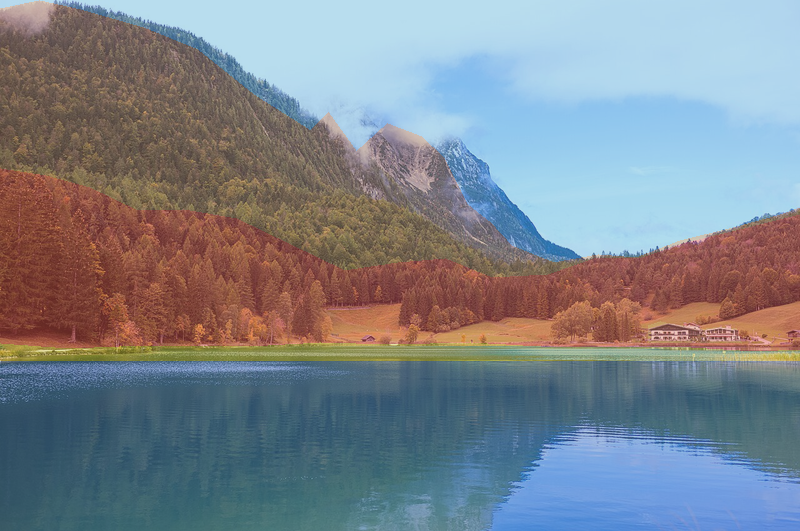
#> input picture graphics-editor/editor/reports/cases/alpine_semantic_overlay.png, 800 x 531 px
$ python -i scene_scan.py   (imports and definitions only)
#> lines starting #> are read from the running program, lines starting #| are printed output that depends on the picture
"""Scan every reference pixel into an observation-backed semantic point program.

This is not image compression, learned segmentation, or recovered physical 3D.
All masks below are assistant-authored source-image annotations. Only the road
paint mask has an additional source-luminance region-growing refinement.
"""
from __future__ import annotations

import base64
import hashlib
import json
import math
from pathlib import Path
import shutil

import numpy as np
from PIL import Image, ImageDraw, ImageOps, ImageFont
from scipy.ndimage import (binary_dilation, binary_erosion, binary_fill_holes, binary_propagation,
                           distance_transform_edt, gaussian_filter, sobel, map_coordinates)

SCHEMA = "crf.scene.v0.5"
SIZE = (667, 1000)
GROUND_SLOPE = 1.0 / math.tan(math.radians(20.0))
DEFINITIONS = [
    ("wall.main", "主墙面", "wall", "建筑", None),
    ("wall.base", "墙脚带", "wall_base", "建筑", "wall.main"),
    ("road.main", "沥青道路", "road", "地面", None),
    ("road.edge", "路缘线与白漆碎片", "road_marking", "地面", "road.main"),
    ("sidewalk.main", "人行道与后排地面", "sidewalk", "地面", None),
    ("crosswalk.main", "斑马线白漆", "crosswalk", "地面", "road.main"),
    ("pole.main", "前景主杆", "pole", "信号设施", None),
    ("pole.arm", "顶部斜臂与弯管", "pole_arm", "信号设施", "pole.main"),
    ("signal.support", "横臂与吊架", "support_arm", "信号设施", "pole.main"),
    ("signal.main", "正面行人信号灯", "pedestrian_signal", "信号设施", "signal.support"),
    ("window.r0.c0", "左上窗（部分可见）", "window", "建筑", "wall.main"),
    ("window.r0.c1", "右上窗（部分可见）", "window", "建筑", "wall.main"),
    ("window.r1.c0", "左中窗", "window", "建筑", "wall.main"),
    ("window.r1.c1", "右中窗", "window", "建筑", "wall.main"),
    ("window.r2.c0", "左下窗", "window", "建筑", "wall.main"),
    ("window.r2.c1", "右下窗", "window", "建筑", "wall.main"),
    ("signal.side", "侧向灯背与遮罩", "signal_back_housings", "信号设施", "pole.main"),
    ("wall.fixtures", "左缘裁切设施", "cropped_wall_fixtures", "建筑", "wall.main"),
]
INDEX = {item[0]: i for i, item in enumerate(DEFINITIONS)}


# [393 lines left out: functions _draw_mask, build_labels, _axis_interpolate, _wall_context, boundary_bindings, infer_background, not called in this run]


def _b64(array):
    return base64.b64encode(np.ascontiguousarray(array).tobytes()).decode("ascii")


def _sha(data):
    return hashlib.sha256(data).hexdigest()


# [6 lines left out: function _palette, not called in this run]


def scan_pixels(input_path, labels=None):
    """Generic RGB8 pixel/edge statistics, optionally grouped by supplied labels.

    `labels` is an integer HxW array with values 0..255. If omitted, a single
    group contains the entire image. This function does not invent semantics or
    depth and works with image dimensions other than the Street demonstration.
    Its result is JSON-serializable and contains statistics, not raster arrays.
    """
    path = Path(input_path)
    with Image.open(path) as im:
#> im is the input picture: PIL image 800x531 RGB; mean R, G, B 124.7, 132.3, 140.9
        rgb = np.array(ImageOps.exif_transpose(im).convert("RGB"))
    provided = labels is not None
    if labels is None:
        labels = np.zeros(rgb.shape[:2], dtype=np.uint8)
    labels = np.asarray(labels)
    if labels.shape != rgb.shape[:2] or not np.issubdtype(labels.dtype, np.integer):
        raise ValueError("labels must be an integer array matching image height and width")
    if int(labels.min()) < 0 or int(labels.max()) > 255:
        raise ValueError("labels must be in 0..255")
    lum = rgb.astype(np.float64) @ np.array([.2126, .7152, .0722])
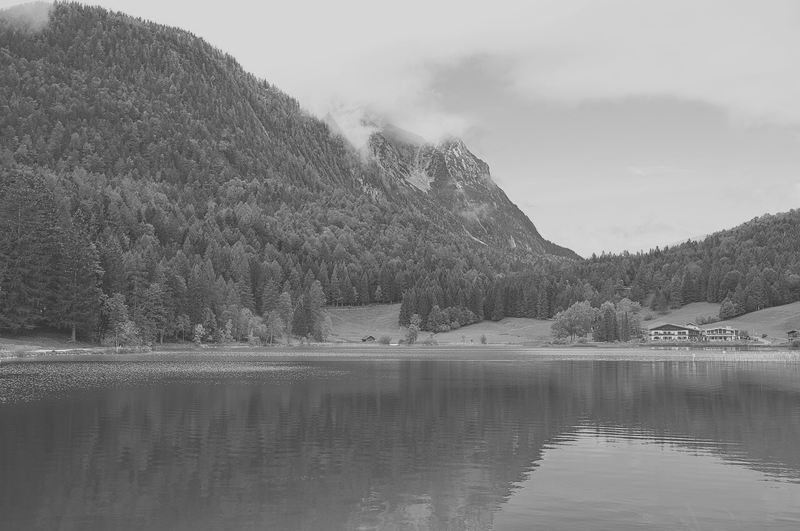
#> lum: shape (531, 800) float64; min 52.25, max 223.6, mean 131.3
    grad = np.hypot(sobel(lum, axis=0), sobel(lum, axis=1)) / 8.0
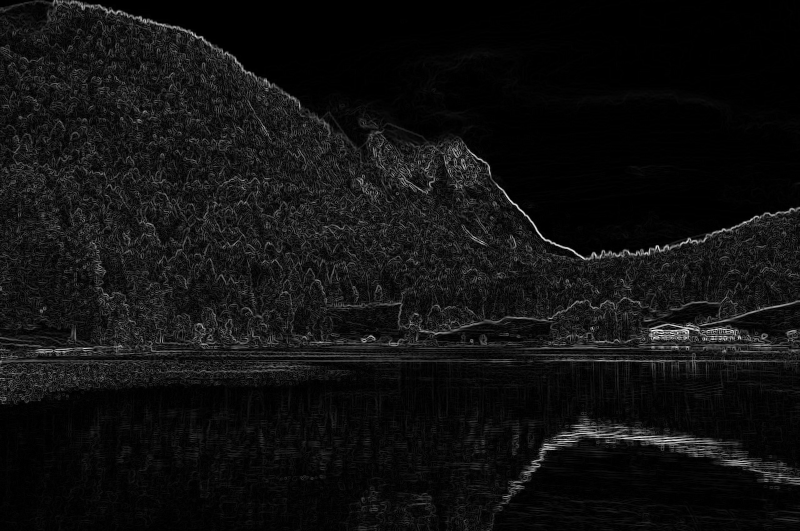
#> grad: shape (531, 800) float64; min 0, max 68.42, mean 4.6; drawn with min black and max white
    edges = grad >= 12
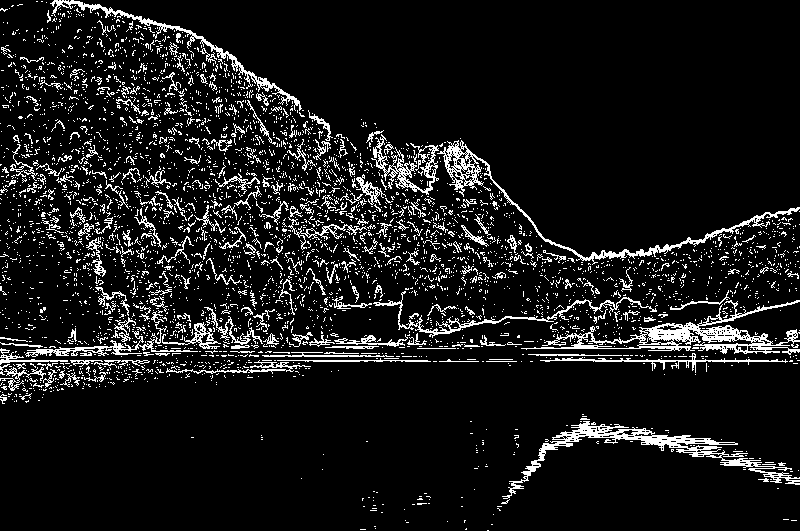
#> edges: shape (531, 800) bool; 9.5% white in thin lines or dots
    segments = []
    for index in np.unique(labels):
        mask = labels == index
        ys, xs = np.nonzero(mask)
        values = rgb[mask].astype(np.float64)
        stats = {"pixelCount": int(mask.sum()), "fraction": float(mask.mean()),
                 "meanRGB": np.round(values.mean(axis=0), 5).tolist(),
                 "stdRGB": np.round(values.std(axis=0), 5).tolist(),
                 "medianRGB": np.median(values, axis=0).tolist(),
                 "minRGB": values.min(axis=0).astype(int).tolist(),
                 "maxRGB": values.max(axis=0).astype(int).tolist(),
                 "meanLuminance": float(lum[mask].mean()),
                 "gradientMean": float(grad[mask].mean()),
                 "gradientP95": float(np.percentile(grad[mask], 95)),
                 "edgePixelCount": int((edges & mask).sum()),
                 "edgeFraction": float(edges[mask].mean())}
        segments.append({"index": int(index),
                         "bbox": [int(xs.min()), int(ys.min()), int(xs.max()+1), int(ys.max()+1)],
                         "pivot": [float(xs.mean()+.5), float(ys.mean()+.5)], "statistics": stats})
#> mask: shape (531, 800) bool; every value is 1
#> after the loop, segments = 1 item
    return {"schema": "crf.pixel_scan.v0.5", "width": rgb.shape[1], "height": rgb.shape[0],
            "pixelCount": int(labels.size), "labelsProvided": provided,
            "fileSha256": _sha(path.read_bytes()), "rgbSha256": _sha(rgb.tobytes()),
            "edgePixelCount": int(edges.sum()), "segments": segments,
            "semantics": "Caller-supplied labels only; no automatic segmentation or depth inference"}


# [154 lines left out: function scan, not called in this run]

>>> result = scan_pixels('../reports/cases/alpine_semantic_overlay.png')
#> result = 10 items
